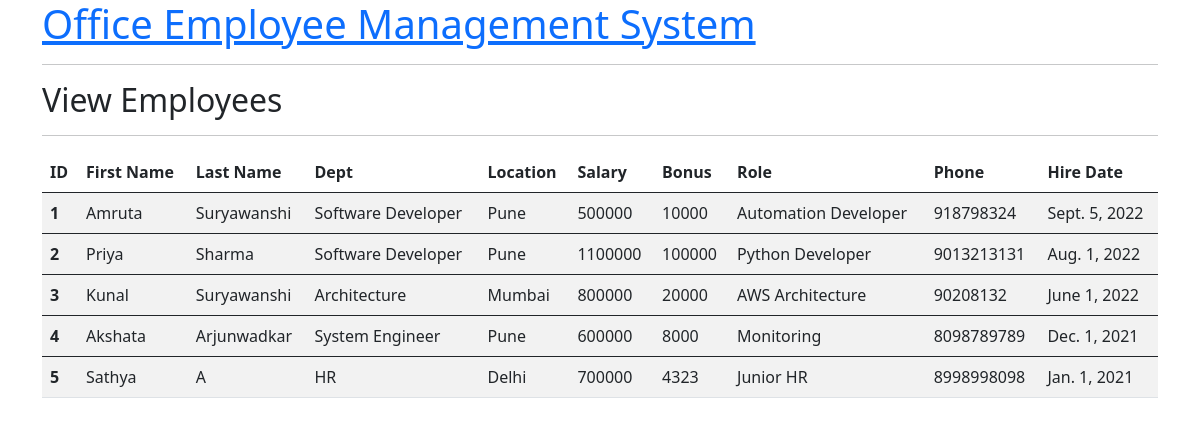
Before: /view_all_emp_url with the older database file.
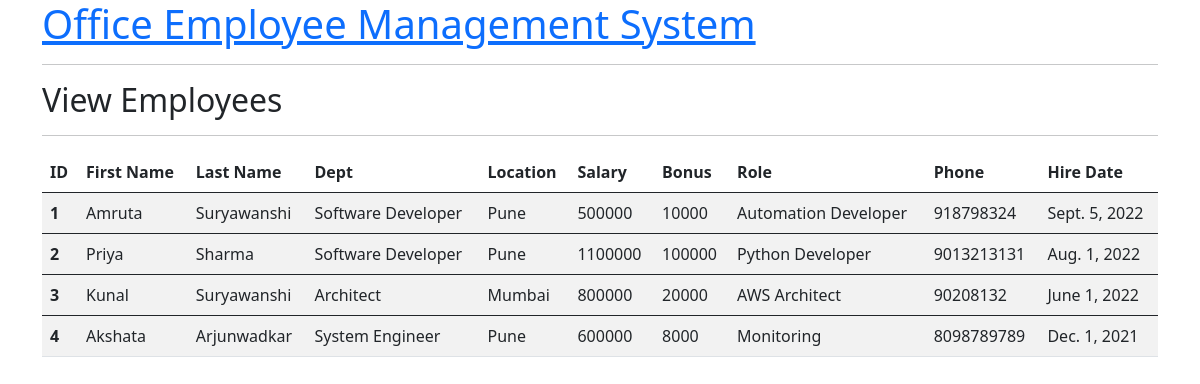
After: the same page with the newer database file.
### emp_app/models.py (models this page shows, shortened)
class Employee(models.Model):
    first_name = models.CharField(max_length=30, null=False)
    last_name = models.CharField(max_length=30)
    dept = models.ForeignKey(Department, on_delete=models.CASCADE)
    salary = models.IntegerField(default=0)
    bonus = models.IntegerField(default=0)
    role = models.ForeignKey(Role, on_delete=models.CASCADE)
    phone = models.IntegerField(default=0)
    hire_date = models.DateField()
    def __str__(self):
        return "%s %s" %(self.first_name, self.last_name)

class Department(models.Model):
    name = models.CharField(max_length=30, null=False)
    loaction = models.CharField(max_length=30)

class Role(models.Model):
    name = models.CharField(max_length=100, null=False)

### emp_app/views.py (the view)
# urls.py: path('view_all_emp_url', views.view_all_emp, name='view_all_emp'),
def view_all_emp(request):
    all_emp = Employee.objects.all()
    context = {
        "all_emp" : all_emp
        }
    print(context)
    return render(request, 'view_all_emp.html',context)

### emp_app/templates/view_all_emp.html (shortened to what this page needs)
<!DOCTYPE html>
<html lang="en">
  <head>
    <link
      href="https://cdn.jsdelivr.net/npm/bootstrap@5.0.2/dist/css/bootstrap.min.css"
      rel="stylesheet"
    />
  </head>
  <body>
    <div class="container">
      <h1><a href='/'>Office Employee Management System</a></h1>
      <hr>
      <h2>View Employees</h2>
      <hr />
      <table class="table table-striped table-hover">
        <thead>
          <tr>
            <th scope="col">ID</th>
            <th scope="col">First Name</th>
            <th scope="col">Last Name</th>
            <th scope="col">Dept</th>
            <th scope="col">Location</th>
            <th scope="col">Salary</th>
            <th scope="col">Bonus</th>
            <th scope="col">Role</th>
            <th scope="col">Phone</th>
            <th scope="col">Hire Date</th>
          </tr>
        </thead>
        {% for emp in all_emp %}
        <tbody>
          <tr>
            <th scope="row">{{emp.id}}</th>
            <td>{{emp.first_name}}</td>
            <td>{{emp.last_name}}</td>
            <td>{{emp.dept.name}}</td>
            <td>{{emp.dept.loaction}}</td>
            <td>{{emp.salary}}</td>
            <td>{{emp.bonus}}</td>
            <td>{{emp.role.name}}</td>
            <td>{{emp.phone}}</td>
            <td>{{emp.hire_date}}</td>
          </tr>
        </tbody>
        {% endfor %}
      </table>
    </div>
  </body>
</html>

Changed rows visible on the page:
removed Employee: id "5", first_name "Sathya", last_name "A", dept.name "HR", dept.loaction "Delhi", salary "700000", bonus "4323", role.name "Junior HR", phone "8998998098", hire_date "Jan. 1, 2021"
changed through a linked row, Employee "Kunal": dept.name "Architecture" → "Architect"; role.name "AWS Architecture" → "AWS Architect"
